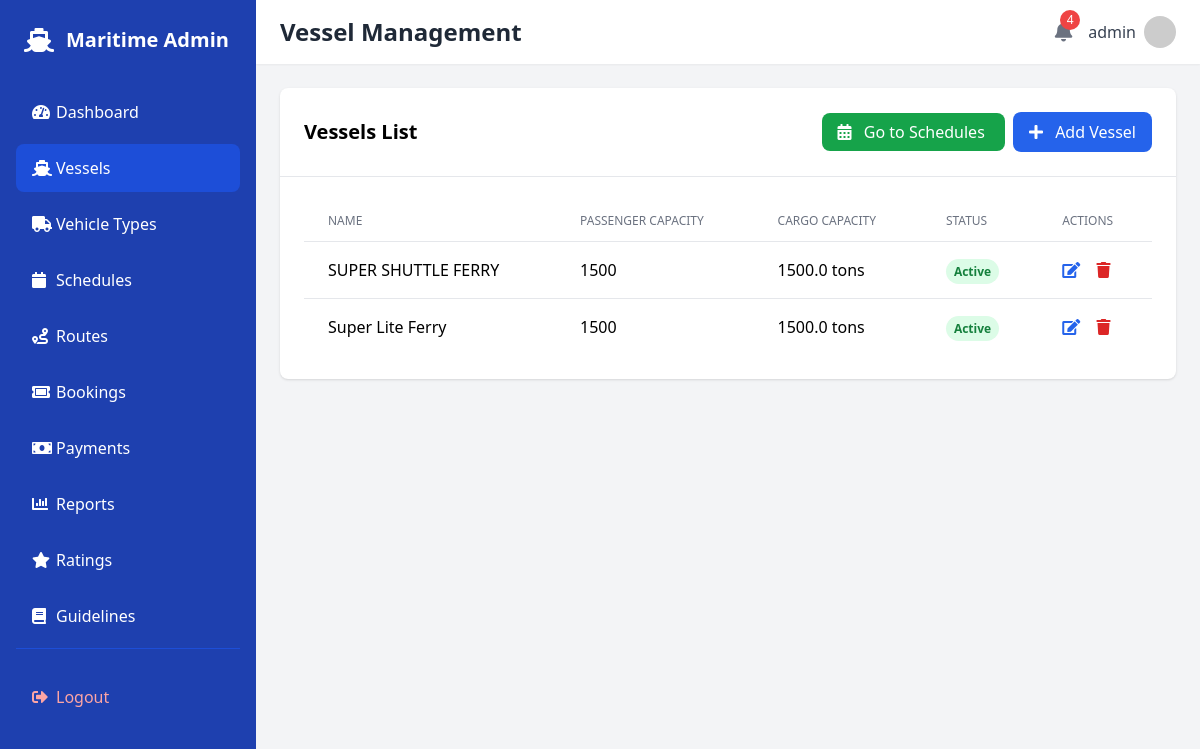
Screenshot of /dashboard/vessels/ (signed in) with the database file from the repository.
### trip/models.py (models this page shows, shortened)
class Vessel(models.Model):
    name = models.CharField(max_length=100)
    capacity_passengers = models.PositiveIntegerField()
    capacity_cargo = models.FloatField(help_text="Capacity in metric tons")
    active = models.BooleanField(default=True)

### trip/views.py (the view)
# urls.py: path('dashboard/vessels/', views.vessel_list, name='vessels'),
@login_required
@staff_member_required
def vessel_list(request):
    vessels = Vessel.objects.all().prefetch_related('schedule_set')
    search_query = request.GET.get('search', '')
    if search_query:
        vessels = vessels.filter(
            Q(name__icontains=search_query) |
            Q(capacity__icontains=search_query) |
            Q(vessel_type__icontains=search_query)
        )
    page = request.GET.get('page', 1)
    paginator = Paginator(vessels, 10)  # Show 10 vessels per page
    try:
        vessels = paginator.page(page)
    except PageNotAnInteger:
        vessels = paginator.page(1)
    except EmptyPage:
        vessels = paginator.page(paginator.num_pages)
    context = {
        'vessels': vessels,
        'search_query': search_query,
        'active_tab': 'vessels'
    }
    return render(request, 'dashboard/vessels.html', context)

### trip/views.py (called while the page is built)
def get_notification_context(request):
    if request.user.is_authenticated:
        pending_payments_count = Booking.objects.filter(is_paid=False).count()
        return {
            'pending_payments_count': pending_payments_count
        }
    return {'pending_payments_count': 0}

### templates/dashboard/vessels.html (shortened to what this page needs)
{% extends 'dashboard/base.html' %}
{% block header %}Vessel Management{% endblock %}
{% block content %}
<div class="bg-white rounded-lg shadow">
    <div class="p-6 border-b border-gray-200 flex justify-between items-center">
        <h2 class="text-xl font-semibold">Vessels List</h2>
        <div>
            <a href="{% url 'schedules' %}" class="bg-green-600 text-white px-4 py-2 rounded-lg hover:bg-green-700 mr-2">
                <i class="fas fa-calendar-alt mr-2"></i> Go to Schedules
            </a>
            <button id="openAddVesselModal" class="bg-blue-600 text-white px-4 py-2 rounded-lg hover:bg-blue-700">
                <i class="fas fa-plus mr-2"></i> Add Vessel
            </button>
        </div>
    </div>
    <div class="p-6">
        <div class="overflow-x-auto">
            <table class="min-w-full divide-y divide-gray-200">
                <thead>
                    <tr>
                        <th class="px-6 py-3 text-left text-xs font-medium text-gray-500 uppercase">Name</th>
                        <th class="px-6 py-3 text-left text-xs font-medium text-gray-500 uppercase">Passenger Capacity</th>
                        <th class="px-6 py-3 text-left text-xs font-medium text-gray-500 uppercase">Cargo Capacity</th>
                        <th class="px-6 py-3 text-left text-xs font-medium text-gray-500 uppercase">Status</th>
                        <th class="px-6 py-3 text-left text-xs font-medium text-gray-500 uppercase">Actions</th>
                    </tr>
                </thead>
                <tbody class="divide-y divide-gray-200">
                    {% for vessel in vessels %}
                    <tr>
                        <td class="px-6 py-4">{{ vessel.name }}</td>
                        <td class="px-6 py-4">{{ vessel.capacity_passengers }}</td>
                        <td class="px-6 py-4">{{ vessel.capacity_cargo }} tons</td>
                        <td class="px-6 py-4">
                            {% if vessel.active %}
                            <span class="px-2 py-1 text-xs font-semibold text-green-700 bg-green-100 rounded-full">Active</span>
                            {% else %}
                            <span class="px-2 py-1 text-xs font-semibold text-red-700 bg-red-100 rounded-full">Inactive</span>
                            {% endif %}
                        </td>
                        <td class="px-6 py-4">
                            <button onclick="openEditVesselModal('{{ vessel.id }}', '{{ vessel.name }}', {{ vessel.capacity_passengers }}, {{ vessel.capacity_cargo }}, {{ vessel.active|yesno:'true,false' }})"
                                    class="text-blue-600 hover:text-blue-800 mr-3">
                                <i class="fas fa-edit"></i>
                            </button>
                            <button onclick="deleteVessel('{{ vessel.id }}')"
                                    class="text-red-600 hover:text-red-800">
                                <i class="fas fa-trash"></i>
                            </button>
                        </td>
                    </tr>
                    {% endfor %}
                </tbody>
            </table>
        </div>
    </div>
</div>
{% endblock %}

### templates/dashboard/base.html (shortened to what this page needs)
<!DOCTYPE html>
<html lang="en">
<head>
    <script src="https://cdn.tailwindcss.com"></script>
    <link rel="stylesheet" href="https://cdnjs.cloudflare.com/ajax/libs/font-awesome/5.15.4/css/all.min.css">
</head>
<body class="bg-gray-100">
    <div class="flex min-h-screen">
        <aside class="bg-blue-800 text-white w-64 min-h-screen px-4 py-6">
            <div class="flex items-center mb-8 px-2">
                <i class="fas fa-ship text-2xl"></i>
                <span class="ml-3 text-xl font-bold">Maritime Admin</span>
            </div>
            <nav class="space-y-2">
                <a href="{% url 'dashboard' %}" class="flex items-center px-4 py-3 hover:bg-blue-700 rounded-lg {% if request.resolver_match.url_name == 'dashboard' %}bg-blue-700{% endif %}">
                    <i class="fas fa-tachometer-alt w-6"></i>
                    <span>Dashboard</span>
                </a>
                <a href="{% url 'vessels' %}" class="flex items-center px-4 py-3 hover:bg-blue-700 rounded-lg {% if request.resolver_match.url_name == 'vessels' %}bg-blue-700{% endif %}">
                    <i class="fas fa-ship w-6"></i>
                    <span>Vessels</span>
                </a>
                <a href="#" class="flex items-center px-4 py-3 hover:bg-blue-700 rounded-lg"
                   onclick="openVehicleTypesModal()">
                    <i class="fas fa-truck w-6"></i>
                    <span>Vehicle Types</span>
                </a>
                <a href="{% url 'dashboard_schedules' %}" class="flex items-center px-4 py-3 hover:bg-blue-700 rounded-lg {% if request.resolver_match.url_name == 'dashboard_schedules' %}bg-blue-700{% endif %}">
                    <i class="fas fa-calendar w-6"></i>
                    <span>Schedules</span>
                </a>
                <a href="{% url 'route_list' %}" class="flex items-center px-4 py-3 hover:bg-blue-700 rounded-lg {% if request.resolver_match.url_name == 'route_list' %}bg-blue-700{% endif %}">
                    <i class="fas fa-route w-6"></i>
                    <span>Routes</span>
                </a>
                <a href="{% url 'booking_list' %}" class="flex items-center px-4 py-3 hover:bg-blue-700 rounded-lg {% if request.resolver_match.url_name == 'booking_list' %}bg-blue-700{% endif %}">
                    <i class="fas fa-ticket-alt w-6"></i>
                    <span>Bookings</span>
                </a>
                <a href="{% url 'payments' %}" class="flex items-center px-4 py-3 hover:bg-blue-700 rounded-lg {% if request.resolver_match.url_name == 'payments' %}bg-blue-700{% endif %}">
                    <i class="fas fa-money-bill w-6"></i>
                    <span>Payments</span>
                </a>
                <a href="{% url 'reports' %}" class="flex items-center px-4 py-3 hover:bg-blue-700 rounded-lg {% if request.resolver_match.url_name == 'reports' %}bg-blue-700{% endif %}">
                    <i class="fas fa-chart-bar w-6"></i>
                    <span>Reports</span>
                </a>
                <a href="{% url 'ratings_dashboard' %}" class="flex items-center px-4 py-3 hover:bg-blue-700 rounded-lg {% if request.resolver_match.url_name == 'ratings' %}bg-blue-700{% endif %}">
                    <i class="fas fa-star w-6"></i>
                    <span>Ratings</span>
                </a>
                <a href="{% url 'guidelines' %}" class="flex items-center px-4 py-3 hover:bg-blue-700 rounded-lg {% if request.resolver_match.url_name == 'guidelines' %}bg-blue-700{% endif %}">
                    <i class="fas fa-book w-6"></i>
                    <span>Guidelines</span>
                </a>
                <div class="pt-6 mt-6 border-t border-blue-700">
                    <a href="{% url 'logout' %}" class="flex items-center px-4 py-3 hover:bg-blue-700 rounded-lg text-red-300 hover:text-white">
                        <i class="fas fa-sign-out-alt w-6"></i>
                        <span>Logout</span>
                    </a>
                </div>
            </nav>
        </aside>
        <div class="flex-1">
            <header class="bg-white shadow-sm">
                <div class="flex items-center justify-between px-6 py-4">
                    <h1 class="text-2xl font-bold text-gray-800">{% block header %}{% endblock %}</h1>
                    <div class="flex items-center space-x-4">
                        <div class="relative">
                            <button
                                class="text-gray-500 hover:text-gray-700"
                                hx-get="{% url 'get_notifications' %}"
                                hx-target="#notifications-dropdown"
                                hx-trigger="click"
                                onclick="toggleNotifications()">
                                <i class="fas fa-bell text-xl"></i>
                                {% if pending_payments_count > 0 %}
                                <span class="absolute -top-2 -right-2 bg-red-500 text-white text-xs rounded-full w-5 h-5 flex items-center justify-center">
                                    {{ pending_payments_count }}
                                </span>
                                {% endif %}
                            </button>
                        </div>
                        <div class="flex items-center space-x-2">
                            <span class="text-gray-700">{{ user.username }}</span>
                            <img src="https://ui-avatars.com/api/?name={{ user.username }}" alt="{{ user.username }}" class="w-8 h-8 rounded-full">
                        </div>
                    </div>
                </div>
            </header>
            <main class="p-6">
                {% block content %}{% endblock %}
            </main>
        </div>
    </div>
</body>
</html>

### rows the page displays
Vessel: name "SUPER SHUTTLE FERRY", capacity_passengers "1500", capacity_cargo "1500.0", active "Active"
Vessel: name "Super Lite Ferry", capacity_passengers "1500", capacity_cargo "1500.0", active "Active"

### other values shown
{{ pending_payments_count }} "4"
{{ user.username }} "admin"
